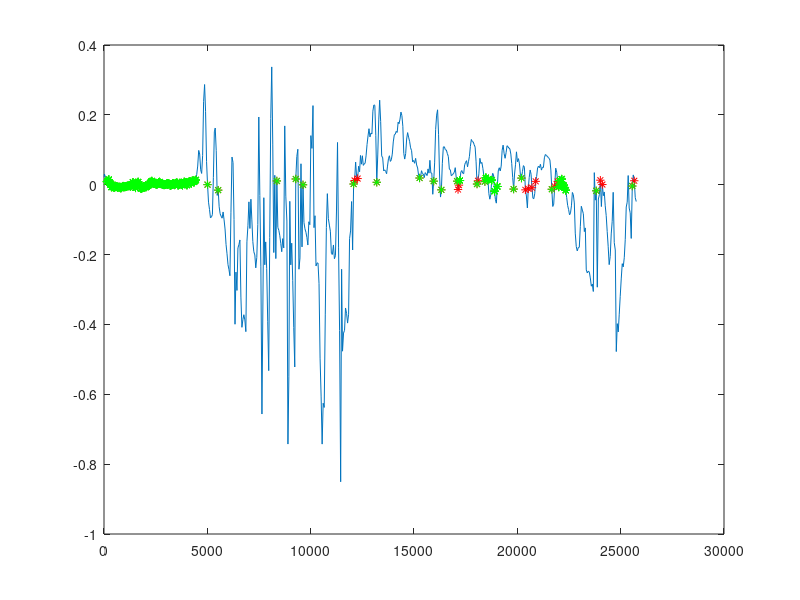

Recreate this plot in MATLAB. (Note: this script raises an error after producing the figure.)
clear all;
close all;

values = load("6-6-2-new.csv");
dax = movmean(values(:,2),3);
day = movmean(values(:,3),3);
daz = movmean(values(:,4),3);
time = values(:,1);

x = length(dax);
for i=1:x
    angle(i) = (acos(day(i)/ sqrt((dax(i)*dax(i)) + (day(i)*day(i)) + (daz(i)*daz(i)))) - pi/2);
end

% Code for angle calibration
cali = mean(angle(1,1:40));
angle = angle - cali;


figure(2);
plot(time, angle)

hold on

%find indicies where angle is near zero. 
j = 1;  %iterator for the near zero angle indexe s. 
q = 1; %iterator for stride time
angInd = 0;

arduinoTime = zeros(1,4);

for i=2:x
    if (abs(angle(i)) < 0.02) %This changes based on sampling rate.
        angInd(j) = i;
        j = j+1;
        delayTime = time(i) - time(i-1);
        arduinoTime(4) = arduinoTime(3); %lil switcharoo. 
        arduinoTime(3) = arduinoTime(2);
        arduinoTime(2) = arduinoTime(1); 
        arduinoTime(1) = time(i);
        ignoreClose = arduinoTime(1)-arduinoTime(2);
        
        if(arduinoTime(1)-arduinoTime(4) < (delayTime * 10)) %10 was arbitrarily chosen. 
            
            for t = 1:4
                strideIndex(q) = i; %for visualization purposes. 
                strideTime(q) = ((arduinoTime(1)-arduinoTime(4))/4);
                q = q+1;
            end
            continue;
        end

        if(ignoreClose < delayTime * 6 )% sampling rate dependent. 
            continue;               
        else  
            strideTime(q) = arduinoTime(1)-arduinoTime(2);
            strideIndex(q) = i;
            q = q+1;        
        end
            
    end
end

%feature 1: Gait length -> need to calculate velocity and average velocity 
%feature 2: Number of times you reach near-zero velocity in a given window
%of time( you decide window length)

for i=1:length(angInd)
    plot(time(angInd(i)), angle(angInd(i)), 'r*')
    hold on
end

for i=1:length(strideTime)
    plot(time(strideIndex(i)), angle(strideIndex(i)), 'g*')
    hold on
end

%plot every instance the angle becomes zero. 


% Velocity
% Find horizontal accleration
% Find time difference
% Use initial velocity plus accleration times time difference
gz = values(:,7);


vel = zeros(474, 1);          %gait length parameter variables
initialTime = 0;
sumVel = 0;
nVel = 0;
prevTime = 0;                   %isStep method variables
zeroAngleTime = zeros(5, 1);
gaitLength = zeros(474, 1);    %gait length variable
maxVel = 0;
maxVelArr = zeros(474, 1);
maxVelInd = zeros(474, 1); 
for k = 2:474
    if (abs(angle(k))<0.05)
        zeroAngleTime = isStep(time(k), time(k)-prevTime, zeroAngleTime);
        if(zeroAngleTime(5))
            vel(k) = 0;
            if (initialTime==0)
                initialTime = time(k);
                continue;
            end
            gaitLength(k) = (sumVel/nVel)*(time(k)-initialTime);
            initialTime = time(k);
            sumVel = 0;                                                                                                                                                                                  
            nVel = 0;
            maxVelArr(k-1) = maxVel;
            maxVelInd(k-1) = k-1;
            maxVel = 0;
        else
            % angle var is the angle between the x' and x axes
            nax = dax(k) - 16384*cos(angle(k)); %400 is calibration for constant error
            nay = day(k) + 16384*sin(angle(k));
            hay = nay*cos(angle(k)) + nax*sin(angle(k));
            vel(k) = vel(k-1) + hay*(time(k)-time(k-1));

            %update velocity sum and count
            if (vel(k)>maxVel)
               maxVel = vel(k);
            end
            sumVel = sumVel + vel(k);
            nVel = nVel + 1;     
        end
    else
        % angle var is the angle between the x' and x axes
        nax = dax(k) - 16384*cos(angle(k)); %400 is calibration for constant error
        nay = day(k) + 16384*sin(angle(k));
        hay = nay*cos(angle(k)) + nax*sin(angle(k));
        vel(k) = vel(k-1) + hay*(time(k)-time(k-1));

        %update velocity sum and count
            if (vel(k)>maxVel)
               maxVel = vel(k);
            end
            sumVel = sumVel + vel(k);
            nVel = nVel + 1;  
    end
    %update prevTime
    prevTime = time(k);
end

figure
plot(angle, 'x');
 
figure
plot(vel, 'x');
% k=0;
% for k = 1:328
%     if (maxVelInd(k)~=0)
%         hold on;
%         plot(maxVelInd(k), maxVelArr(k), 'rx');
%     end 
% end
% hold on;
% plot(198, maxVel(198), 'rx')
% hold on;
% plot(255, maxVel(255), 'rx')
% hold on;
% plot(260, maxVel(260), 'rx')
% hold on;
% plot(261, maxVel(261), 'rx')
% hold on;
% plot(303, maxVel(303), 'rx')
% hold on;
% plot(304, maxVel(304), 'rx')
%hold on;
%hold on;
%plot(time, gaitLength, 'o');

function result = isStep(time, gapTime, zeroAngleTime)
    zeroAngleTime(4) = zeroAngleTime(3);
    zeroAngleTime(3) = zeroAngleTime(2);
    zeroAngleTime(2) = zeroAngleTime(1);
    zeroAngleTime(1) = time; 
    if ((zeroAngleTime(1)-zeroAngleTime(4))<gapTime*10)     %identify shuffle
        zeroAngleTime(5) = true;
    elseif ((zeroAngleTime(1)-zeroAngleTime(2))>gapTime*6)  %identify walking
        zeroAngleTime(5) = true;
    else
        zeroAngleTime(5) = false;    
    end
    result = zeroAngleTime;
end
